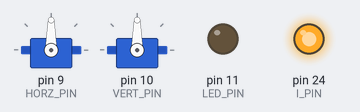
The sketch below on a simulated Arduino Mega 2560, built with avr-gcc and run on an emulated ATmega2560. On the bench: 2 × servo, output pins drawn as LEDs (lit = HIGH).

Above: at 0.05 s.
Timing chart, 0 to 3.0 s (numbered marks = the images above):
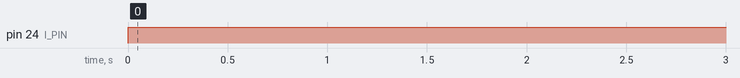

The sketch:

remote.ino
```cpp
#include "scheduler.h"
#include <Servo.h>

#define SERVO_MAX 2300
#define SERVO_MIN 600
#define BUF_SIZE 25
#define HORZ_PIN 9
#define VERT_PIN 10
#define LED_PIN 11
#define I_PIN 24

#define LOG false

Servo horz;
Servo vert;

int horzus = 1000;
int vertus = 1000;

int data[3];
char buff[BUF_SIZE];


void readData() {
  bool fin = false;
  bool corrupt = false;
  int buffPos = 0;
  // Read our data packet that starts with ( and ends with )
  if(!Serial1.available()) return;
  while (true) {
    if (Serial1.available()) {
      char c = Serial1.read();
      if (c == '(') { // Wait for packet start character
        break;
      }
    }
  }

  while (true) {
    if (Serial1.available()) {
      char c = Serial1.read();
      switch (c) {
        case '(':
          corrupt = true;
        case ')':
          fin = true;
          break;
        default:
          buff[buffPos] = c;
          buffPos++;
          break;
      }
    }
    if (fin) {
      break;
    }
  }

  if (corrupt) {
    clearBuff();
    return;
  }

  String raw_data[3] = {"", "", ""};
  int rawDataPos = 0;
  for (int i = 0; i < buffPos; i++) {
    char c = buff[i];
    if (c == ',') {
      rawDataPos++;
    } else {
      raw_data[rawDataPos] = raw_data[rawDataPos] + c;
    }
  }

  data[0] = raw_data[0].toInt();
  data[1] = raw_data[1].toInt();
  data[2] = raw_data[2].toInt();
  clearBuff();
  if(LOG) printVals();
  updateServos();
  return;
}

void clearBuff() {
  for (int i = 0; i < BUF_SIZE; i++) {
    buff[i] = 0;
  }
}

void printVals() {
  Serial.println("(" + String(data[0]) + "," + String(data[1]) + "," + String(data[2]) + ")");
}

void updateServos() {
  horzus = min(max(horzus + data[0], SERVO_MIN), SERVO_MAX);
  vertus = min(max(vertus + data[1], SERVO_MIN), SERVO_MAX);
  int led_val = data[2] == -1 ? 0 : 255;
  horz.writeMicroseconds(horzus);
  vert.writeMicroseconds(vertus);
  analogWrite(LED_PIN, led_val);
}

void idle(uint32_t period) {
  digitalWrite(I_PIN, HIGH);
  if(LOG) Serial.println("idle " + String(period, DEC));
  delay(period);
  digitalWrite(I_PIN, LOW);
}

void setup() {
  // put your setup code here, to run once:
  horz.attach(HORZ_PIN);
  vert.attach(VERT_PIN);
  int horzus = SERVO_MIN;
  int vertus = SERVO_MIN;

  pinMode(LED_PIN, OUTPUT);
  pinMode(I_PIN, OUTPUT);

  Serial1.begin(9600);
  while (!Serial1);
  Serial.begin(9600);
  while (!Serial);
  analogWrite(LED_PIN, 0);

  Scheduler_StartTask(0, 100, readData);

}

void loop() {
  int period = Scheduler_Dispatch();
  if (period) idle(period);
}
```

scheduler.cpp
```cpp
/*
 * scheduler.cpp
 *
 *  Created on: 17-Feb-2011
 *      Author: nrqm
 *      Based on code by Jacob Schwartz
 */
#include "scheduler.h"

#include "Arduino.h"
#include <avr/interrupt.h>

typedef struct
{
	int32_t period;
	int32_t remaining_time;
	uint8_t is_running;
	task_cb callback;
} task_t;

task_t tasks[MAXTASKS];

uint32_t last_runtime;

void Scheduler_Init()
{
	last_runtime = millis();
}

void Scheduler_StartTask(int16_t delay, int16_t period, task_cb task)
{
	static uint8_t id = 0;
	if (id < MAXTASKS)
	{
		tasks[id].remaining_time = delay;
		tasks[id].period = period;
		tasks[id].is_running = 1;
		tasks[id].callback = task;
		id++;
	}
}

uint32_t Scheduler_Dispatch()
{
	uint8_t i;

	uint32_t now = millis();
	uint32_t elapsed = now - last_runtime;
	last_runtime = now;
	task_cb t = NULL;
	uint32_t idle_time = 0xFFFFFFFF;

	// update each task's remaining time, and identify the first ready task (if there is one).
	for (i = 0; i < MAXTASKS; i++)
	{
		if (tasks[i].is_running)
		{
			// update the task's remaining time
			tasks[i].remaining_time -= elapsed;
			if (tasks[i].remaining_time <= 0)
			{
				if (t == NULL)
				{
					// if this task is ready to run, and we haven't already selected a task to run,
					// select this one.
					t = tasks[i].callback;
					tasks[i].remaining_time += tasks[i].period;
				}
				idle_time = 0;
			}
			else
			{
				idle_time = min((uint32_t)tasks[i].remaining_time, idle_time);
			}
		}
	}
	if (t != NULL)
	{
		// If a task was selected to run, call its function.
		t();
	}
	return idle_time;
}
```

scheduler.h
```cpp
/*
 * scheduler.h
 *
 *  Created on: 17-Feb-2011
 *      Author: nrqm
 */

#ifndef SCHEDULER_H_
#define SCHEDULER_H_

#include <avr/io.h>

///Up to this many tasks can be run, in addition to the idle task
#define MAXTASKS	8

///A task callback function
typedef void (*task_cb)();

/**
 * Initialise the scheduler.  This should be called once in the setup routine.
 */
void Scheduler_Init();

/**
 * Start a task.
 * The function "task" will be called roughly every "period" milliseconds starting after "delay" milliseconds.
 * The scheduler does not guarantee that the task will run as soon as it can.  Tasks are executed until completion.
 * If a task misses its scheduled execution time then it simply executes as soon as possible.  Don't pass stupid
 * values (e.g. negatives) to the parameters.
 *
 * \param id The tasks ID number.  This must be between 0 and MAXTASKS (it is used as an array index).
 * \param delay The task will start after this many milliseconds.
 * \param period The task will repeat every "period" milliseconds.
 * \param task The callback function that the scheduler is to call.
 */
void Scheduler_StartTask(int16_t delay, int16_t period, task_cb task);

/**
 * Go through the task list and run any tasks that need to be run.  The main function should simply be this
 * function called as often as possible, plus any low-priority code that you want to run sporadically.
 */
uint32_t Scheduler_Dispatch();

#endif /* SCHEDULER_H_ */
```

Measured:
- by itself, pin 24 (I_PIN): LOW → HIGH at 0.00 s
